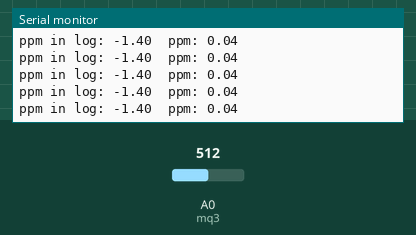
This sketch was run on a simulated Arduino Uno, built with avr-gcc and run on an emulated ATmega328P. On the bench: the last lines printed to the serial monitor. The test bench sets the inputs (shaded band); at power-on: A0 (mq3) = 512.

Above: at 6.1 s.
6.2 s: A0 (mq3) set to 897
At 7.3 s:
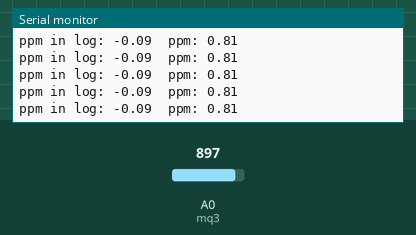
9.2 s: A0 (mq3) set to 922
At 10.3 s:
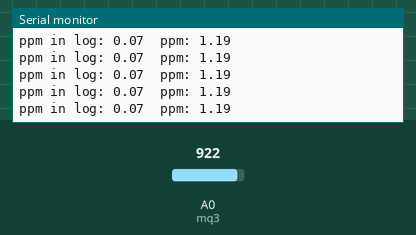
12.2 s: A0 (mq3) set to 978
At 12.7 s:
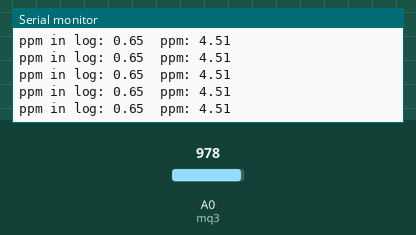
13.7 s: A0 (mq3) set to 1014
At 14.8 s:
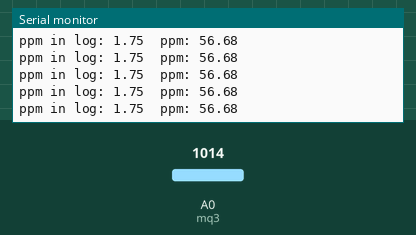
Timing chart, 0 to 16.2 s (numbered marks = the images above; inputs shaded):
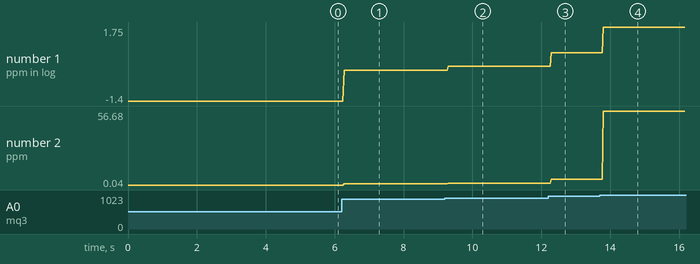

The sketch:

final.ino
```cpp
// getting PPM value.

#include<math.h>

#define mq3 A0

float R0=0.25;
float Rs;
float RsR0Ratio;
float Vout=0.;
float analogData;
float Vin=5.; // 5V
float m=-0.65;
float b=-0.31;

float ppmLog;
float ppm;

void setup(){
	pinMode(A0, INPUT);
	Serial.begin(9600);
	//delay(120000);  // wait for 2 mins
}

void loop(){
	// reading from mq3's input pin(A0)
	analogData=analogRead(mq3);

	// converting the analog reading to volts
	Vout=(5./1023.)*analogData;

	// calculating Rs
	Rs=(Vin-Vout)/Vout;

	// calculating Rs/R0
	RsR0Ratio=Rs/R0;

	// calculating ppm in log
	ppmLog=(log10(RsR0Ratio)-b)/m;

	// calculating ppm
	ppm=pow(10, ppmLog);

	Serial.print("ppm in log: ");
	Serial.print(ppmLog);
	Serial.print("  ppm: ");
	Serial.println(ppm);
}
```

Measured:
- after the input at 6.2 s, the serial monitor: prints a new line after 0.07 s (image 1)
- after the input at 9.2 s, the serial monitor: prints a new line after 0.10 s (image 2)
- after the input at 12.2 s, the serial monitor: prints a new line after 0.08 s (image 3)
- after the input at 13.7 s, the serial monitor: prints a new line after 0.09 s (image 4)
- plotted number 1: -1.4 → -0.09 after the input at 6.2 s, -0.09 → 0.07 after the input at 9.2 s, 0.07 → 0.65 after the input at 12.2 s, 0.65 → 1.75 after the input at 13.7 s
- plotted number 2: 0.04 → 0.81 after the input at 6.2 s, 0.81 → 1.19 after the input at 9.2 s, 1.19 → 4.51 after the input at 12.2 s, 4.51 → 56.68 after the input at 13.7 s
